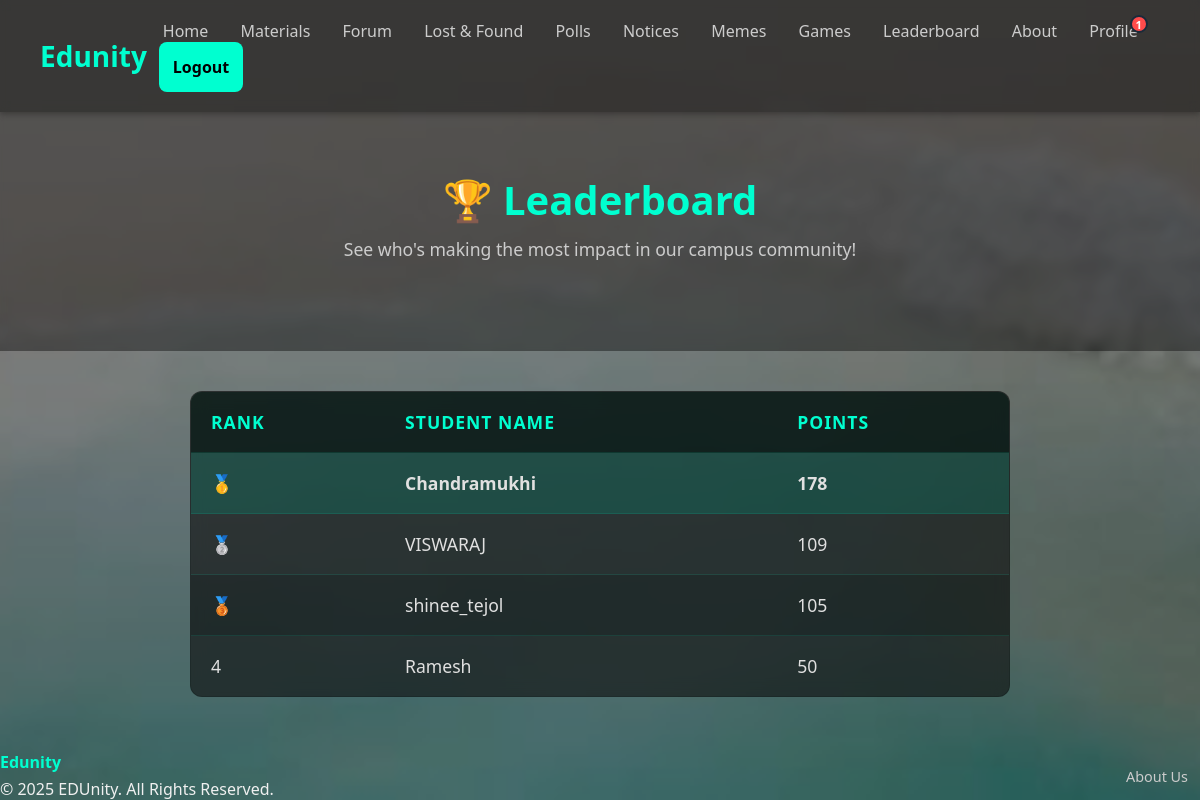
/leaderboard/ (signed in), run on the app's committed database.
### core/models.py (models this page shows, shortened)
class Profile(models.Model):
    user = models.OneToOneField(User, on_delete=models.CASCADE)
    points = models.IntegerField(default=0)
    image = models.ImageField(default='images/profile_pics/default.jpg', upload_to='profile_pics/')
    bio = models.TextField(max_length=500, blank=True, null=True, help_text="Tell us a little about yourself.")
    friends = models.ManyToManyField('self', blank=True)

### leaderboard/views.py (the view)
# urls.py: path('', views.leaderboard_home_view, name='leaderboard'),
@login_required
def leaderboard_home_view(request):
    all_profiles = Profile.objects.order_by('-points')
    top_profiles = all_profiles[:4]
    current_user_rank = None
    current_user_profile = request.user.profile
    profile_list = list(all_profiles)
    try:
        current_user_rank = profile_list.index(current_user_profile) + 1
    except ValueError:
        current_user_rank = "N/A"
    context = {
        'top_profiles': top_profiles,
        'current_user_rank': current_user_rank,
        'current_user_profile': current_user_profile,
    }
    return render(request, 'leaderboard/leaderboard.html', context)

### core/context_processors.py (called while the page is built)
def notification_processor(request):
    if request.user.is_authenticated:
        friend_request_count = FriendRequest.objects.filter(to_user=request.user).count()
        unread_notification_count = Notification.objects.filter(recipient=request.user, is_read=False).count()
        total_notifications = friend_request_count + unread_notification_count
        return {'total_notifications': total_notifications}
    return {}

### templates/leaderboard/leaderboard.html (shortened to what this page needs)
{% extends 'base.html' %}
{% block content %}
  <section class="hero">
    <h1>🏆 Leaderboard</h1>
    <p>See who's making the most impact in our campus community!</p>
  </section>
  <section class="leaderboard">
    <table>
      <thead>
        <tr>
          <th>Rank</th>
          <th>Student Name</th>
          <th>Points</th>
        </tr>
      </thead>
      <tbody>
        {% for profile in top_profiles %}
          <tr {% if profile.user == request.user %}class="current-user-row"{% endif %}>
            <td>
              {% if forloop.counter == 1 %}🥇{% elif forloop.counter == 2 %}🥈{% elif forloop.counter == 3 %}🥉{% else %}{{ forloop.counter }}{% endif %}
            </td>
            <td>{{ profile.user.username }}</td>
            <td>{{ profile.points }}</td>
          </tr>
        {% endfor %}
      </tbody>
    </table>
  </section>
{% endblock %}

### static/css/index.css (style rules this page uses)
* { margin: 0; padding: 0; box-sizing: border-box; font-family: 'Segoe UI', sans-serif; }
body { background-image: url("/static/images/backgroundMAIN.JPG"); background-size: cover; background-repeat: no-repeat; background-attachment: fixed; background-position: center; color: #f0f0f0; display: flex; flex-direction: column; min-height: 100vh; }
.hero { text-align: center; padding: 100px 20px; background-color: rgba(0, 0, 0, 0.5); backdrop-filter: blur(4px); }
.hero h1 { font-size: 3rem; color: #ffffff; }
.hero p { font-size: 1.25rem; margin: 10px 0 30px; color: #dddddd; }
body { background-image: url("/static/images/backgroundMAIN.JPG"); background-size: cover; background-attachment: fixed; background-position: center; color: #f0f0f0; }
.hero { text-align: center; padding: 60px 20px; background-color: rgba(0, 0, 0, 0.4); backdrop-filter: blur(4px); }
.hero h1 { font-size: 2.5rem; color: #00ffd0; }
.hero p { font-size: 1.1rem; color: #ccc; }
* { box-sizing: border-box; font-family: 'Segoe UI', sans-serif; }
body { background-image: url("/static/images/backgroundMAIN.JPG"); background-size: cover; background-position: center; background-attachment: fixed; color: #f0f0f0; }
.leaderboard { padding: 40px; max-width: 900px; margin: auto; }
table { width: 100%; border-collapse: collapse; background-color: rgba(255, 255, 255, 0.05); backdrop-filter: blur(4px); border-radius: 10px; overflow: hidden; }
th, td { padding: 16px; text-align: left; }
th { background-color: rgba(0, 0, 0, 0.5); color: #00ffd0; }
tr:nth-child(even) { background-color: rgba(255, 255, 255, 0.03); }
td { color: #f0f0f0; }
.leaderboard table { width: 100%; border-collapse: collapse; background-color: rgba(0, 0, 0, 0.6); backdrop-filter: blur(8px); border-radius: 12px; overflow: hidden; font-size: 1.1rem; border: 1px solid rgba(0, 255, 208, 0.2); }
.leaderboard thead { background-color: rgba(0, 255, 208, 0.1); }
.leaderboard th { padding: 18px 20px; color: #00ffd0; text-align: left; font-weight: bold; text-transform: uppercase; letter-spacing: 1px; }
.leaderboard td { padding: 18px 20px; color: #e0e0e0; border-top: 1px solid rgba(0, 255, 208, 0.1); }
.leaderboard tbody tr { transition: background-color 0.3s; }
.leaderboard .current-user-row { background-color: rgba(0, 255, 208, 0.15); font-weight: bold; }

### data on the page
Profile: user.username "Chandramukhi", points "178"
Profile: user.username "VISWARAJ", points "109"
Profile: user.username "shinee_tejol", points "105"
Profile: user.username "Ramesh", points "50"

### other printed values
{{ total_notifications }} "1"
